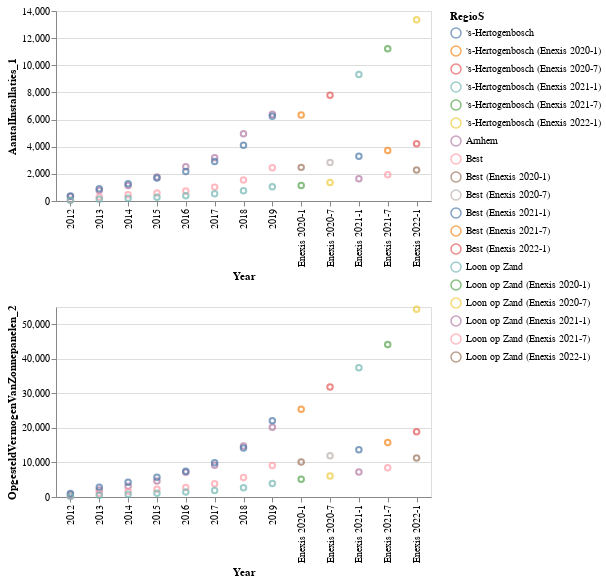

Notebook cell for this chart:
### Code cell
combinedDataChart = alt.Chart(df).mark_point().encode(
    alt.X(alt.repeat("column"), type='ordinal', title='Year'),
    alt.Y(alt.repeat("row"), type='quantitative'),
    color='RegioS:N'
).properties(
    width=375,
    height=190
).repeat(
    column=['Perioden'],
    row=['AantalInstallaties_1', 'OpgesteldVermogenVanZonnepanelen_2'],
    
)
combinedDataChart

### Figure 1 — Vega-Lite specification as saved in the notebook (floating-point values rounded to 4 significant figures)
{"config": {"view": {"continuousWidth": 400, "continuousHeight": 300}}, "repeat": {"column": ["Perioden"], "row": ["AantalInstallaties_1", "OpgesteldVermogenVanZonnepanelen_2"]}, "spec": {"data": {"name": "data-7fd05383e2235aa058a2211e4963ca8c"}, "mark": "point", "encoding": {"color": {"field": "RegioS", "type": "nominal"}, "x": {"field": {"repeat": "column"}, "title": "Year", "type": "ordinal"}, "y": {"field": {"repeat": "row"}, "type": "quantitative"}}, "height": 190, "width": 375}, "$schema": "https://vega.github.io/schema/vega-lite/v4.17.0.json", "datasets": {"data-7fd05383e2235aa058a2211e4963ca8c": [{"ID": 3672, "BedrijfstakkenWoningen": "Woningen", "RegioS": "Arnhem", "Perioden": "2012", "AantalInstallaties_1": 336.0, "OpgesteldVermogenVanZonnepanelen_2": 694.0}, {"ID": 3673, "BedrijfstakkenWoningen": "Woningen", "RegioS": "Arnhem", "Perioden": "2013", "AantalInstallaties_1": 778.0, "OpgesteldVermogenVanZonnepanelen_2": 2005.0}, {"ID": 3674, "BedrijfstakkenWoningen": "Woningen", "RegioS": "Arnhem", "Perioden": "2014", "AantalInstallaties_1": 1135.0, "OpgesteldVermogenVanZonnepanelen_2": 3124.0}, {"ID": 3675, "BedrijfstakkenWoningen": "Woningen", "RegioS": "Arnhem", "Perioden": "2015", "AantalInstallaties_1": 1772.0, "OpgesteldVermogenVanZonnepanelen_2": 4619.0}, {"ID": 3676, "BedrijfstakkenWoningen": "Woningen", "RegioS": "Arnhem", "Perioden": "2016", "AantalInstallaties_1": 2530.0, "OpgesteldVermogenVanZonnepanelen_2": 7197.0}, {"ID": 3677, "BedrijfstakkenWoningen": "Woningen", "RegioS": "Arnhem", "Perioden": "2017", "AantalInstallaties_1": 3182.0, "OpgesteldVermogenVanZonnepanelen_2": 9199.0}, {"ID": 3678, "BedrijfstakkenWoningen": "Woningen", "RegioS": "Arnhem", "Perioden": "2018", "AantalInstallaties_1": 4952.0, "OpgesteldVermogenVanZonnepanelen_2": 14750.0}, {"ID": 3679, "BedrijfstakkenWoningen": "Woningen", "RegioS": "Arnhem", "Perioden": "2019", "AantalInstallaties_1": 6384.0, "OpgesteldVermogenVanZonnepanelen_2": 20180.0}, {"ID": 3816, "BedrijfstakkenWoningen": "Woningen", "RegioS": "Best", "Perioden": "2012", "AantalInstallaties_1": 81.0, "OpgesteldVermogenVanZonnepanelen_2": 253.0}, {"ID": 3817, "BedrijfstakkenWoningen": "Woningen", "RegioS": "Best", "Perioden": "2013", "AantalInstallaties_1": 290.0, "OpgesteldVermogenVanZonnepanelen_2": 1054.0}, {"ID": 3818, "BedrijfstakkenWoningen": "Woningen", "RegioS": "Best", "Perioden": "2014", "AantalInstallaties_1": 462.0, "OpgesteldVermogenVanZonnepanelen_2": 1630.0}, {"ID": 3819, "BedrijfstakkenWoningen": "Woningen", "RegioS": "Best", "Perioden": "2015", "AantalInstallaties_1": 597.0, "OpgesteldVermogenVanZonnepanelen_2": 2224.0}, {"ID": 3820, "BedrijfstakkenWoningen": "Woningen", "RegioS": "Best", "Perioden": "2016", "AantalInstallaties_1": 738.0, "OpgesteldVermogenVanZonnepanelen_2": 2727.0}, {"ID": 3821, "BedrijfstakkenWoningen": "Woningen", "RegioS": "Best", "Perioden": "2017", "AantalInstallaties_1": 1023.0, "OpgesteldVermogenVanZonnepanelen_2": 3813.0}, {"ID": 3822, "BedrijfstakkenWoningen": "Woningen", "RegioS": "Best", "Perioden": "2018", "AantalInstallaties_1": 1549.0, "OpgesteldVermogenVanZonnepanelen_2": 5660.0}, {"ID": 3823, "BedrijfstakkenWoningen": "Woningen", "RegioS": "Best", "Perioden": "2019", "AantalInstallaties_1": 2444.0, "OpgesteldVermogenVanZonnepanelen_2": 9138.0}, {"ID": 4608, "BedrijfstakkenWoningen": "Woningen", "RegioS": "'s-Hertogenbosch", "Perioden": "2012", "AantalInstallaties_1": 371.0, "OpgesteldVermogenVanZonnepanelen_2": 985.0}, {"ID": 4609, "BedrijfstakkenWoningen": "Woningen", "RegioS": "'s-Hertogenbosch", "Perioden": "2013", "AantalInstallaties_1": 901.0, "OpgesteldVermogenVanZonnepanelen_2": 2859.0}, {"ID": 4610, "BedrijfstakkenWoningen": "Woningen", "RegioS": "'s-Hertogenbosch", "Perioden": "2014", "AantalInstallaties_1": 1270.0, "OpgesteldVermogenVanZonnepanelen_2": 4269.0}, {"ID": 4611, "BedrijfstakkenWoningen": "Woningen", "RegioS": "'s-Hertogenbosch", "Perioden": "2015", "AantalInstallaties_1": 1687.0, "OpgesteldVermogenVanZonnepanelen_2": 5748.0}, {"ID": 4612, "BedrijfstakkenWoningen": "Woningen", "RegioS": "'s-Hertogenbosch", "Perioden": "2016", "AantalInstallaties_1": 2170.0, "OpgesteldVermogenVanZonnepanelen_2": 7464.0}, {"ID": 4613, "BedrijfstakkenWoningen": "Woningen", "RegioS": "'s-Hertogenbosch", "Perioden": "2017", "AantalInstallaties_1": 2910.0, "OpgesteldVermogenVanZonnepanelen_2": 9936.0}, {"ID": 4614, "BedrijfstakkenWoningen": "Woningen", "RegioS": "'s-Hertogenbosch", "Perioden": "2018", "AantalInstallaties_1": 4103.0, "OpgesteldVermogenVanZonnepanelen_2": 14160.0}, {"ID": 4615, "BedrijfstakkenWoningen": "Woningen", "RegioS": "'s-Hertogenbosch", "Perioden": "2019", "AantalInstallaties_1": 6245.0, "OpgesteldVermogenVanZonnepanelen_2": 22110.0}, {"ID": 4944, "BedrijfstakkenWoningen": "Woningen", "RegioS": "Loon op Zand", "Perioden": "2012", "AantalInstallaties_1": 62.0, "OpgesteldVermogenVanZonnepanelen_2": 196.0}, {"ID": 4945, "BedrijfstakkenWoningen": "Woningen", "RegioS": "Loon op Zand", "Perioden": "2013", "AantalInstallaties_1": 138.0, "OpgesteldVermogenVanZonnepanelen_2": 491.0}, {"ID": 4946, "BedrijfstakkenWoningen": "Woningen", "RegioS": "Loon op Zand", "Perioden": "2014", "AantalInstallaties_1": 209.0, "OpgesteldVermogenVanZonnepanelen_2": 772.0}, {"ID": 4947, "BedrijfstakkenWoningen": "Woningen", "RegioS": "Loon op Zand", "Perioden": "2015", "AantalInstallaties_1": 274.0, "OpgesteldVermogenVanZonnepanelen_2": 1062.0}, {"ID": 4948, "BedrijfstakkenWoningen": "Woningen", "RegioS": "Loon op Zand", "Perioden": "2016", "AantalInstallaties_1": 379.0, "OpgesteldVermogenVanZonnepanelen_2": 1424.0}, {"ID": 4949, "BedrijfstakkenWoningen": "Woningen", "RegioS": "Loon op Zand", "Perioden": "2017", "AantalInstallaties_1": 527.0, "OpgesteldVermogenVanZonnepanelen_2": 1878.0}, {"ID": 4950, "BedrijfstakkenWoningen": "Woningen", "RegioS": "Loon op Zand", "Perioden": "2018", "AantalInstallaties_1": 761.0, "OpgesteldVermogenVanZonnepanelen_2": 2669.0}, {"ID": 4951, "BedrijfstakkenWoningen": "Woningen", "RegioS": "Loon op Zand", "Perioden": "2019", "AantalInstallaties_1": 1042.0, "OpgesteldVermogenVanZonnepanelen_2": 3914.0}, {"ID": 67890, "BedrijfstakkenWoningen": "Woningen", "RegioS": "Best (Enexis 2020-1)", "Perioden": "Enexis 2020-1", "AantalInstallaties_1": 2478.0, "OpgesteldVermogenVanZonnepanelen_2": 10150.0}, {"ID": 67891, "BedrijfstakkenWoningen": "Woningen", "RegioS": "'s-Hertogenbosch (Enexis 2020-1)", "Perioden": "Enexis 2020-1", "AantalInstallaties_1": 6332.0, "OpgesteldVermogenVanZonnepanelen_2": 25410.0}, {"ID": 67892, "BedrijfstakkenWoningen": "Woningen", "RegioS": "Loon op Zand (Enexis 2020-1)", "Perioden": "Enexis 2020-1", "AantalInstallaties_1": 1145.0, "OpgesteldVermogenVanZonnepanelen_2": 5156.0}, {"ID": 67893, "BedrijfstakkenWoningen": "Woningen", "RegioS": "Best (Enexis 2020-7)", "Perioden": "Enexis 2020-7", "AantalInstallaties_1": 2831.0, "OpgesteldVermogenVanZonnepanelen_2": 11970.0}, {"ID": 67894, "BedrijfstakkenWoningen": "Woningen", "RegioS": "'s-Hertogenbosch (Enexis 2020-7)", "Perioden": "Enexis 2020-7", "AantalInstallaties_1": 7784.0, "OpgesteldVermogenVanZonnepanelen_2": 31830.0}, {"ID": 67895, "BedrijfstakkenWoningen": "Woningen", "RegioS": "Loon op Zand (Enexis 2020-7)", "Perioden": "Enexis 2020-7", "AantalInstallaties_1": 1367.0, "OpgesteldVermogenVanZonnepanelen_2": 6077.0}, {"ID": 67896, "BedrijfstakkenWoningen": "Woningen", "RegioS": "Best (Enexis 2021-1)", "Perioden": "Enexis 2021-1", "AantalInstallaties_1": 3292.0, "OpgesteldVermogenVanZonnepanelen_2": 13660.0}, {"ID": 67897, "BedrijfstakkenWoningen": "Woningen", "RegioS": "'s-Hertogenbosch (Enexis 2021-1)", "Perioden": "Enexis 2021-1", "AantalInstallaties_1": 9326.0, "OpgesteldVermogenVanZonnepanelen_2": 37440.0}, {"ID": 67898, "BedrijfstakkenWoningen": "Woningen", "RegioS": "Loon op Zand (Enexis 2021-1)", "Perioden": "Enexis 2021-1", "AantalInstallaties_1": 1635.0, "OpgesteldVermogenVanZonnepanelen_2": 7240.0}, {"ID": 67899, "BedrijfstakkenWoningen": "Woningen", "RegioS": "Best (Enexis 2021-7)", "Perioden": "Enexis 2021-7", "AantalInstallaties_1": 3718.0, "OpgesteldVermogenVanZonnepanelen_2": 15790.0}, {"ID": 67900, "BedrijfstakkenWoningen": "Woningen", "RegioS": "'s-Hertogenbosch (Enexis 2021-7)", "Perioden": "Enexis 2021-7", "AantalInstallaties_1": 11220.0, "OpgesteldVermogenVanZonnepanelen_2": 44120.0}, {"ID": 67901, "BedrijfstakkenWoningen": "Woningen", "RegioS": "Loon op Zand (Enexis 2021-7)", "Perioden": "Enexis 2021-7", "AantalInstallaties_1": 1934.0, "OpgesteldVermogenVanZonnepanelen_2": 8498.0}, {"ID": 67902, "BedrijfstakkenWoningen": "Woningen", "RegioS": "Best (Enexis 2022-1)", "Perioden": "Enexis 2022-1", "AantalInstallaties_1": 4212.0, "OpgesteldVermogenVanZonnepanelen_2": 18880.0}, {"ID": 67903, "BedrijfstakkenWoningen": "Woningen", "RegioS": "'s-Hertogenbosch (Enexis 2022-1)", "Perioden": "Enexis 2022-1", "AantalInstallaties_1": 13350.0, "OpgesteldVermogenVanZonnepanelen_2": 54320.0}, {"ID": 67904, "BedrijfstakkenWoningen": "Woningen", "RegioS": "Loon op Zand (Enexis 2022-1)", "Perioden": "Enexis 2022-1", "AantalInstallaties_1": 2281.0, "OpgesteldVermogenVanZonnepanelen_2": 11270.0}]}}
